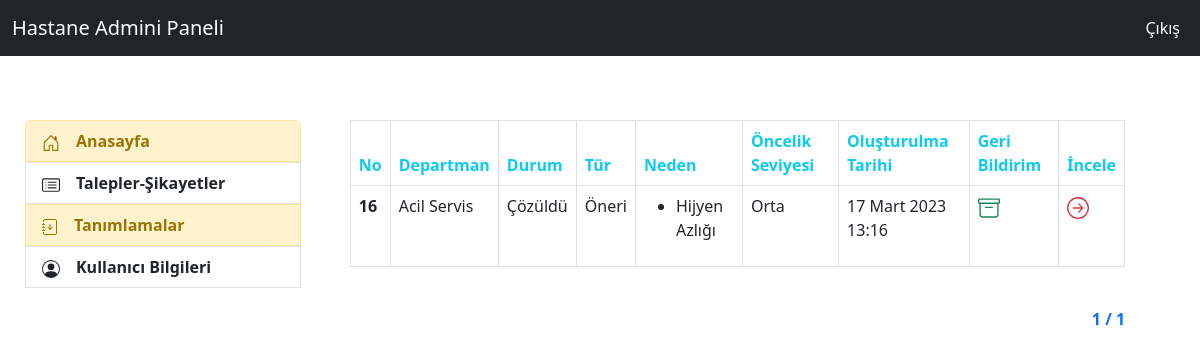
The page /feedbacks/admin_feedback_cozuldu (signed in) on the database its author committed.
### feedback/models.py (models this page shows, shortened)
class Feedback(models.Model):
    IdCompany = models.ForeignKey(Company,on_delete=models.CASCADE,verbose_name="Hastane")
    Name = models.CharField(max_length=30,verbose_name="Ad",null=True,blank=True)
    Surname = models.CharField(max_length=30,verbose_name="Soyad",null=True,blank=True)
    Email = models.EmailField(max_length=40,verbose_name="Email")
    PhoneNumber = PhoneNumberField(default="",verbose_name="Telefon Numarası")
    Content = models.TextField(verbose_name="Talep-Şikayet İçeriği")
    Photo = models.FileField(blank=True,null=True,verbose_name="Resim")
    IdDepartment = models.ForeignKey(Department,on_delete=models.CASCADE,verbose_name="Talep-Şikayet Departmanı")
    IdFeedbackType = models.ForeignKey(FeedbackType,on_delete=models.CASCADE,verbose_name="Talep-Şikayet Tipi")
    IdFeedbackSource = models.ManyToManyField(FeedbackSource,verbose_name="Talep-Şikayet Nedeni (Çoklu Seçim Yapılabilir) ")
    IdFeedbackReason = models.ManyToManyField(FeedbackReason,verbose_name="Talep-Şikayet Nedeni (Detay) (Çoklu Seçim Yapılabilir) ")
    IdFeedbackPersonel =models.ManyToManyField(FeedbackPersonel,verbose_name="Talep-Şikayet Personeli (Çoklu Seçim Yapılabilir) ")
    FeedbackOpenDate = models.DateTimeField(auto_now_add=True,verbose_name="Oluşturulma Tarihi")
    IdFeedbackPriorityLevel = models.ForeignKey(FeedbackPriorityLevel,null=True,on_delete=models.CASCADE,verbose_name="Talep-Şikayet Öncelik Seviyesi")
    IdFeedbackStatus = models.ForeignKey(FeedbackStatus,default=1,verbose_name="Talep-Şikayet Durumu",on_delete=models.CASCADE)
    FeedbackClosedDate= models.DateTimeField(auto_now=True,verbose_name="Talep-Şikayet Son İşlem Saati")
    LastSolveDate = models.DateTimeField(null=True,verbose_name="Talep ve Şikayetin Yanıtı İçin Gerekli Zaman(Ör: ..-..-.... 17:40)")
    DurationTime = models.CharField(max_length=100,verbose_name="Geçen Zaman",null=True)
    class Meta:
        ordering = ["IdFeedbackStatus__id","-IdFeedbackPriorityLevel__id"]

class Department(models.Model):
    idcompany= models.ForeignKey(Company,on_delete=models.CASCADE,verbose_name="dprt_company")
    name = models.CharField(max_length=50,verbose_name="Departman Adı")
    status = models.CharField(max_length=6,verbose_name="Durum",choices=status_choices)

class FeedbackStatus(models.Model):
    IdCompany = models.ForeignKey(Company,verbose_name="status_ıdcompany",on_delete=models.CASCADE)
    name = models.CharField(max_length=7,verbose_name="Durum Adı",choices=f_status_choice)

class FeedbackType(models.Model):
    idcompany= models.ForeignKey(Company,on_delete=models.CASCADE,verbose_name="f_type_company")
    name = models.CharField(max_length=8,verbose_name="Talep-Şikayet Tipi")
    status = models.CharField(max_length=6,verbose_name="Durum",choices=status_choices)
    def __str__(self):
        return self.name

class FeedbackReason(models.Model):
    idcompany= models.ForeignKey(Company,on_delete=models.CASCADE,verbose_name="f_reason_company")
    name = models.CharField(max_length=35,verbose_name="Talep-Şikayet Nedeni Adı")
    status = models.CharField(max_length=6,verbose_name="Durum",choices=status_choices)

class FeedbackPriorityLevel(models.Model):
    idcompany= models.ForeignKey(Company,on_delete=models.CASCADE,verbose_name="f_priority_company")
    name = models.CharField(max_length=35,verbose_name="f_priority_name",choices=priority_choice)

### feedback/views.py (the view)
# urls.py: path('admin_feedback_cozuldu',views.admin_feedback_cozuldu,name="admin_feedback_cozuldu"),
@login_required(login_url="user:login")
def admin_feedback_cozuldu(request):
    k_user = request.user
    d_user = UserAddProfile.objects.filter(user=k_user).first()
    company_id = d_user.user_company
    feedbacks_list = Feedback.objects.filter(IdCompany=company_id,IdFeedbackStatus__name="Çözüldü")
    paginator = Paginator(feedbacks_list, 1)  # Show 5 contacts per page
    page = request.GET.get('sayfa')
    try:
        feedbacks = paginator.page(page)
    except PageNotAnInteger:
        feedbacks = paginator.page(1)
    except EmptyPage:
        messages.warning(request,"Geçerli olmayan sayfa numarası!")
        feedbacks = paginator.page(paginator.num_pages)
    context = {
        "feedbacks":feedbacks
    }
    return render(request,"admin/admin_feedback_cozuldu.html",context)

### templates/admin/admin_feedback_cozuldu.html (shortened to what this page needs)
{% extends "admin/layout.html" %}
{% block content %}
{% if feedbacks %}
<table class="table table-bordered">
  <thead>
    <tr>
      <th scope="col" class="text-info">No</th>
      <th scope="col" class="text-info">Departman</th>
      <th scope="col" class="text-info">Durum</th>
      <th scope="col" class="text-info">Tür</th>
      <th scope="col" class="text-info">Neden</th>
      <th scope="col" class="text-info">Öncelik Seviyesi</th>
      <th scope="col" class="text-info">Oluşturulma Tarihi</th>
      <th scope="col" class="text-info">Geri Bildirim</th>
      <th scope="col" class="text-info">İncele</th>
    </tr>
  </thead>
  <tbody>
        {% for feedback in feedbacks %}
                <tr>
                <td><b>{{feedback.id}}</b></td>
                <td>{{feedback.IdDepartment.name}}</td>
                <td>{{feedback.IdFeedbackStatus.name}}</td>
                <td>{{feedback.IdFeedbackType}}</td>
                <td>
                {% for f_reason in feedback.IdFeedbackReason.all %}
                    <ul><li>{{f_reason.name}}</li></ul>
                {% endfor %}
                </td>
                <td>{{feedback.IdFeedbackPriorityLevel.name}}</td>
                <td>{{feedback.FeedbackOpenDate}}</td>
                <td><a href="{% url 'feedback:admin_feedback_detail' feedback.id %}" class="text-success">
                <b></b></a></td>
                <td><a href="{% url 'feedback:admin_feedback_detail' feedback.id %}" class="text-danger">
                <b></b></a></td>
                </tr>
        {% endfor %}
      </tbody>
    </table><br>
        <div class="d-flex justify-content-end ">
            <div class="pagination">
                <span class="step-links">
                    <span class="text-primary">
                       <b>{{ feedbacks.number }} / {{ feedbacks.paginator.num_pages }}</b>
                    </span>
                </span>
            </div>
        </div>
{% else %}
    <div class="alert alert-danger">
      Çözülmüş Talep-Şikayet Bulunmamaktadır.
    </div>
{% endif %}
{% endblock  %}

### rows shown on the page
Feedback: id "16", IdDepartment.name "Acil Servis", IdFeedbackStatus.name "Çözüldü", IdFeedbackType "Öneri", IdFeedbackPriorityLevel.name "Orta", FeedbackOpenDate "17 Mart 2023 13:16"
FeedbackReason: name "Hijyen Azlığı"

### other values the page prints
{{ feedbacks.number }} "1"
{{ feedbacks.paginator.num_pages }} "1"
